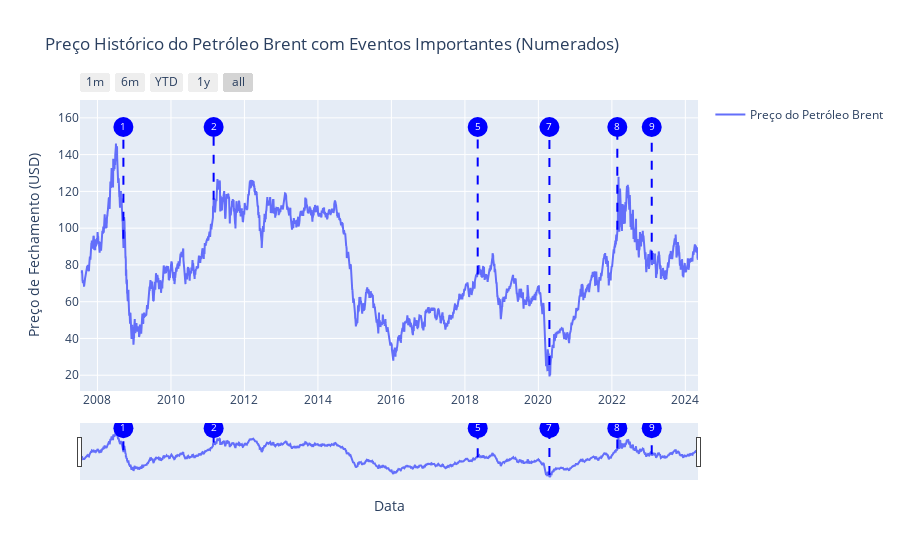

Source (notebook cell):
### Code cell
# Primeiro, vamos converter o índice para datetime, se necessário
yf_brent_oil.index = pd.to_datetime(yf_brent_oil.index)

# Criando o gráfico de linha para a série temporal
fig = go.Figure()
fig.add_trace(go.Scatter(x=yf_brent_oil.index, y=yf_brent_oil['Close'], mode='lines', name='Preço do Petróleo Brent'))

# Adicionando eventos significativos como círculos numerados
events = {
    '2008-09-15': 'Crise Financeira Global',
    '2011-03-01': 'Primavera Árabe',
    '2014-11-27': 'OPEP não corta produção, preço cai',
    '2016-01-01': 'Acordo de Corte da OPEP',
    '2018-05-08': 'EUA saem do acordo nuclear com Irã',
    '2020-03-01': 'Pandemia de COVID-19',
    '2020-04-20': 'Preços do WTI negativos',
    '2022-02-24': 'Invasão da Ucrânia pela Rússia',
    '2023-02-01': 'Tensões no Oriente Médio'
}

# Numerar os eventos para colocar dentro dos círculos
for i, (date, event) in enumerate(events.items(), 1):
    date = pd.to_datetime(date)
    if date in yf_brent_oil.index:
        close_price = yf_brent_oil.at[date, 'Close']
        offset_price = 155  # Ajuste este valor conforme necessário

        fig.add_trace(go.Scatter(
            x=[date, date],
            y=[close_price, offset_price],
            mode='lines',
            line=dict(color='blue', dash='dash'),
            showlegend=False
        ))

        # Adiciona o marcador numerado
        fig.add_trace(go.Scatter(
            x=[date],
            y=[offset_price],
            mode='markers+text',
            marker=dict(size=20, color='blue'),
            text=str(i),
            textposition='middle center',
            textfont=dict(color='white', size=10),
            showlegend=False
        ))

        # Adiciona uma linha tracejada conectando o marcador à série temporal


# Configurando o layout do gráfico
fig.update_layout(
    title='Preço Histórico do Petróleo Brent com Eventos Importantes (Numerados)',
    xaxis_title='Data',
    yaxis_title='Preço de Fechamento (USD)',
    xaxis=dict(
        rangeselector=dict(
            buttons=list([
                dict(count=1, label="1m", step="month", stepmode="backward"),
                dict(count=6, label="6m", step="month", stepmode="backward"),
                dict(count=1, label="YTD", step="year", stepmode="todate"),
                dict(count=1, label="1y", step="year", stepmode="backward"),
                dict(step="all")
            ])
        ),
        rangeslider=dict(visible=True),
        type="date"
    )
)

# Mostrar o gráfico
fig.show()

### Figure 1 — Plotly figure (JSON) as saved in the notebook; plotly's stock layout.template omitted (floating-point values rounded to 4 significant figures; data arrays with more than 128 entries replaced by an {"elided": "..."} marker saying what was removed)
{"data": [{"mode": "lines", "name": "Preço do Petróleo Brent", "type": "scatter", "x": {"elided": "4163 str values"}, "y": {"elided": "4163 float values"}}, {"line": {"color": "blue", "dash": "dash"}, "mode": "lines", "showlegend": false, "type": "scatter", "x": ["2008-09-15T00:00:00", "2008-09-15T00:00:00"], "y": [94.24, 155]}, {"marker": {"color": "blue", "size": 20}, "mode": "markers+text", "showlegend": false, "text": "1", "textfont": {"color": "white", "size": 10}, "textposition": "middle center", "type": "scatter", "x": ["2008-09-15T00:00:00"], "y": [155]}, {"line": {"color": "blue", "dash": "dash"}, "mode": "lines", "showlegend": false, "type": "scatter", "x": ["2011-03-01T00:00:00", "2011-03-01T00:00:00"], "y": [115.4, 155]}, {"marker": {"color": "blue", "size": 20}, "mode": "markers+text", "showlegend": false, "text": "2", "textfont": {"color": "white", "size": 10}, "textposition": "middle center", "type": "scatter", "x": ["2011-03-01T00:00:00"], "y": [155]}, {"line": {"color": "blue", "dash": "dash"}, "mode": "lines", "showlegend": false, "type": "scatter", "x": ["2018-05-08T00:00:00", "2018-05-08T00:00:00"], "y": [74.85, 155]}, {"marker": {"color": "blue", "size": 20}, "mode": "markers+text", "showlegend": false, "text": "5", "textfont": {"color": "white", "size": 10}, "textposition": "middle center", "type": "scatter", "x": ["2018-05-08T00:00:00"], "y": [155]}, {"line": {"color": "blue", "dash": "dash"}, "mode": "lines", "showlegend": false, "type": "scatter", "x": ["2020-04-20T00:00:00", "2020-04-20T00:00:00"], "y": [25.57, 155]}, {"marker": {"color": "blue", "size": 20}, "mode": "markers+text", "showlegend": false, "text": "7", "textfont": {"color": "white", "size": 10}, "textposition": "middle center", "type": "scatter", "x": ["2020-04-20T00:00:00"], "y": [155]}, {"line": {"color": "blue", "dash": "dash"}, "mode": "lines", "showlegend": false, "type": "scatter", "x": ["2022-02-24T00:00:00", "2022-02-24T00:00:00"], "y": [99.08, 155]}, {"marker": {"color": "blue", "size": 20}, "mode": "markers+text", "showlegend": false, "text": "8", "textfont": {"color": "white", "size": 10}, "textposition": "middle center", "type": "scatter", "x": ["2022-02-24T00:00:00"], "y": [155]}, {"line": {"color": "blue", "dash": "dash"}, "mode": "lines", "showlegend": false, "type": "scatter", "x": ["2023-02-01T00:00:00", "2023-02-01T00:00:00"], "y": [82.84, 155]}, {"marker": {"color": "blue", "size": 20}, "mode": "markers+text", "showlegend": false, "text": "9", "textfont": {"color": "white", "size": 10}, "textposition": "middle center", "type": "scatter", "x": ["2023-02-01T00:00:00"], "y": [155]}], "layout": {"title": {"text": "Preço Histórico do Petróleo Brent com Eventos Importantes (Numerados)"}, "xaxis": {"rangeselector": {"buttons": [{"count": 1, "label": "1m", "step": "month", "stepmode": "backward"}, {"count": 6, "label": "6m", "step": "month", "stepmode": "backward"}, {"count": 1, "label": "YTD", "step": "year", "stepmode": "todate"}, {"count": 1, "label": "1y", "step": "year", "stepmode": "backward"}, {"step": "all"}]}, "rangeslider": {"visible": true}, "title": {"text": "Data"}, "type": "date"}, "yaxis": {"title": {"text": "Preço de Fechamento (USD)"}}}}
